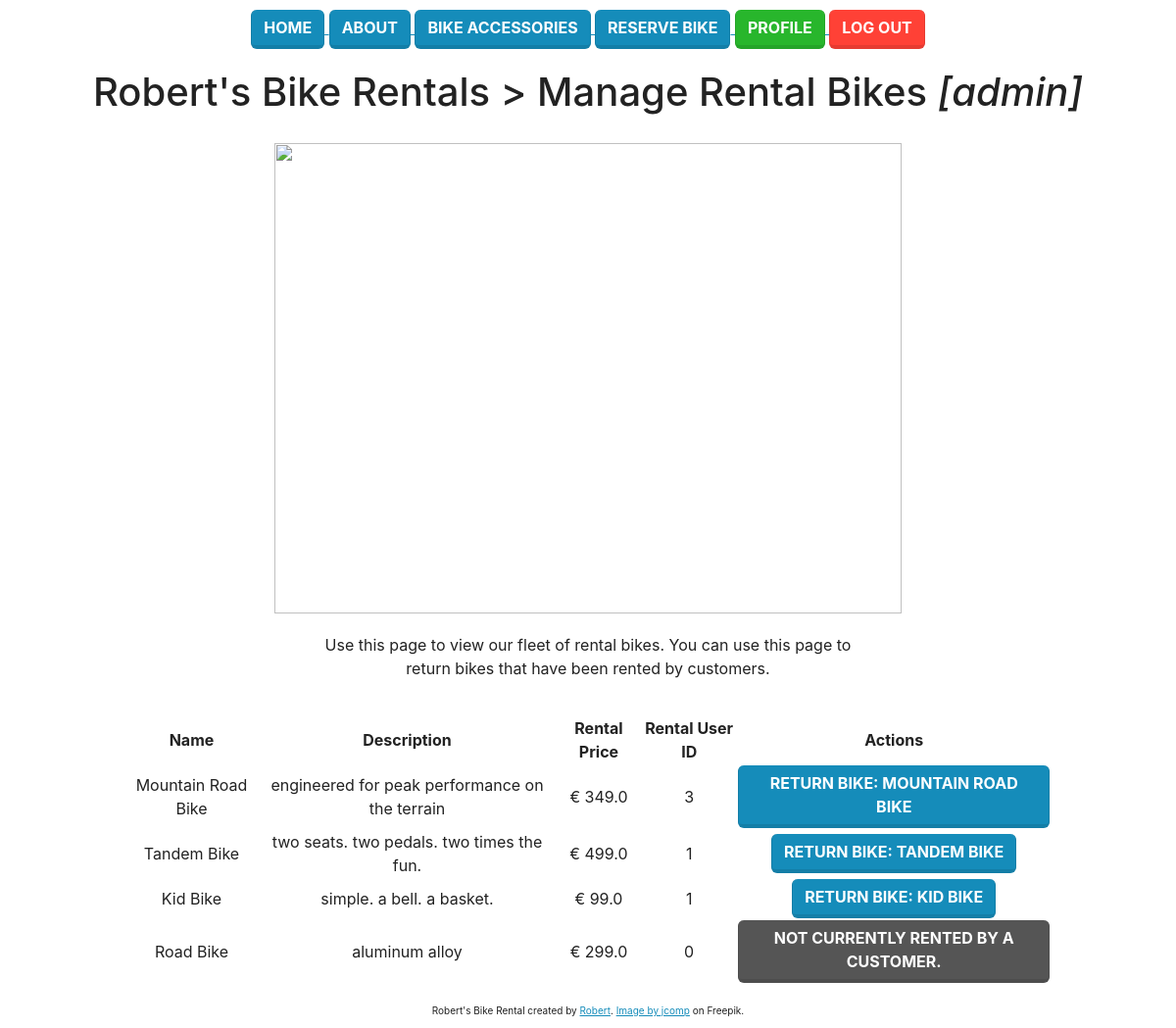
/bike/ (signed in), run on an earlier commit of the app's database.
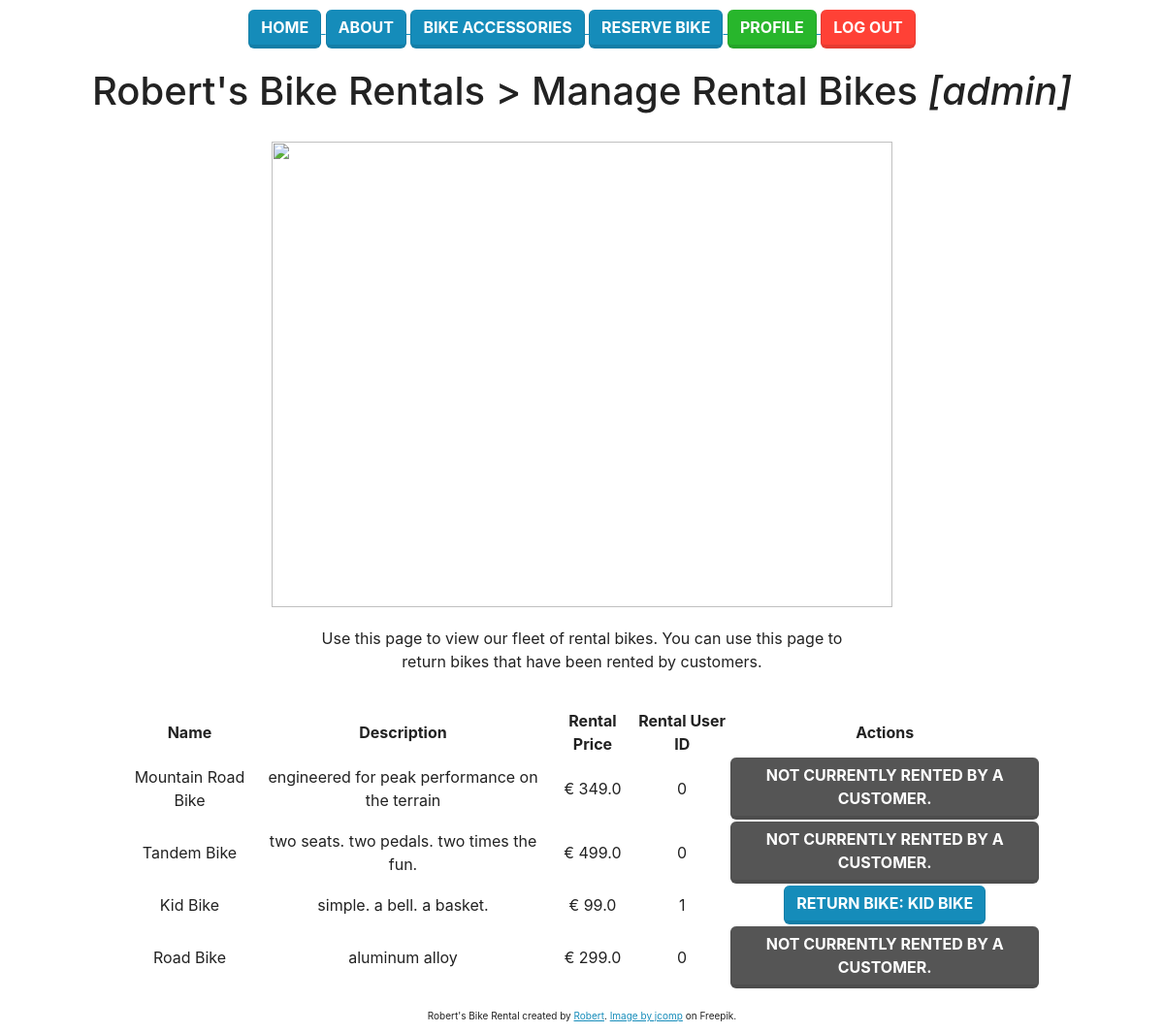
And on a later commit of the database.
### bike/models.py (models this page shows, shortened)
class Bike(models.Model):
    name = models.CharField("name", max_length=240)
    description = models.CharField("description", max_length=240)
    rental_price = models.FloatField("rental_price", default=999.99)
    rented_user_id =  models.IntegerField("rented_user_id")
    rental_period = models.IntegerField("rental_period", default=1)  # Default 1 day

### bike/views.py (the view)
# urls.py: path('', views.custom, name="custom"),
@login_required
def custom(request):
    print("custom custom custom")
    latest_question_list = Bike.objects.all()
    context = {
        "latest_question_list": latest_question_list,
    }
    if request.user.is_superuser:
        template = loader.get_template("manage.html")
    else:
        template = loader.get_template("reserve.html")
    return HttpResponse(template.render(context, request))

### templates/manage.html (shortened to what this page needs)
{% load static %}
<!DOCTYPE html>
<html lang="en">
<head>
    <link rel="stylesheet" href="{% static 'css/custom.css' %}">
</head>
<body>
    {% include 'navbar.html' %}
    <h1>
        Robert's Bike Rentals > Manage Rental Bikes <i>[admin]</i>
    </h1>
    <div>
        <img src="{% static 'img/close-up-bicycle-gears.jpg' %}" height=480 width=640>
    </div>
    <p>
        Use this page to view our fleet of rental bikes. You can use this page to return bikes that have been rented by
        customers.
    </p>
    <div>
        <table class="center">
            <thead>
                <tr>
                    <th>Name</th>
                    <th>Description</th>
                    <th>Rental Price</th>
                    <th>Rental User ID</th>
                    <th>Actions</th>
                </tr>
            </thead>
            <tbody>
                {% if latest_question_list %}
                {% for question in latest_question_list %}
                <tr>
                    <td class=""> {{ question.name }} </td>
                    <td class=""> {{ question.description }} </td>
                    <td class=""> &euro; {{ question.rental_price }} </td>
                    <td class=""> {{ question.rented_user_id }} </td>
                    {% if question.rented_user_id != 0 %}
                    <td class="">
                        <a href="/bike/return/{{question.id}}/{{user.pk}}">
                            <button type="button" class="btn btn-primary">
                                Return bike: {{ question.name }}
                            </button>
                        </a>
                    </td>
                    {% else %}
                    <td class="">
                        <button type="button" class="btn btn-dark">
                            Not currently rented by a customer.
                        </button>
                    </td>
                    {% endif %}
                </tr>
                {% endfor %}
                {% else %}
                <h2>No bikes are available.</h2>
                {% endif %}
            </tbody>
        </table>
    </div>
    <div class="footer">
        Robert's Bike Rental created by <a href="https://github.com/gomsur">Robert</a>. <a
            href="https://www.freepik.com/free-photo/cyclist-sunny-day-bike-adventure-travel-photo_3972810.htm#query=bike&position=0&from_view=search&track=sph">Image
            by jcomp</a> on Freepik.
    </div>
</body>
</html>

What changed in the data, as far as the page shows it:
changed Bike "Mountain Road Bike": rented_user_id "3" → "0"; name "MOUNTAIN ROAD BIKE" → (not shown); rented_user_id "RETURN BIKE:" → "NOT CURRENTLY RENTED BY A CUSTOMER."
changed Bike "Tandem Bike": rented_user_id "1" → "0"; name "TANDEM BIKE" → (not shown); rented_user_id "RETURN BIKE:" → "NOT CURRENTLY RENTED BY A CUSTOMER."
